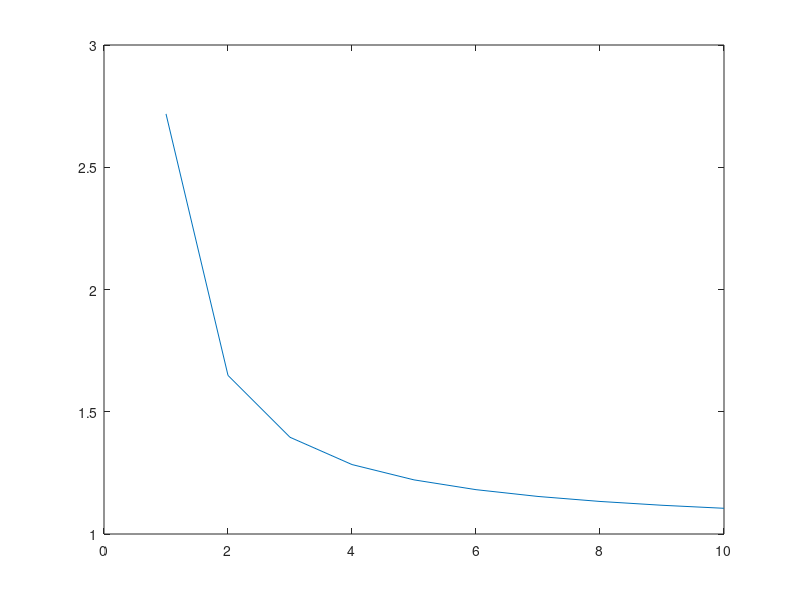

The MATLAB source for this figure: (Note: this script raises an error after producing the figure.)
T=1:10
E=exp(1./T); % Define a dummy set of data
figure;
plot(T,E);
addTopXAxis('expression', '10-argu', 'xLabStr', 'z')
% Add a top axis